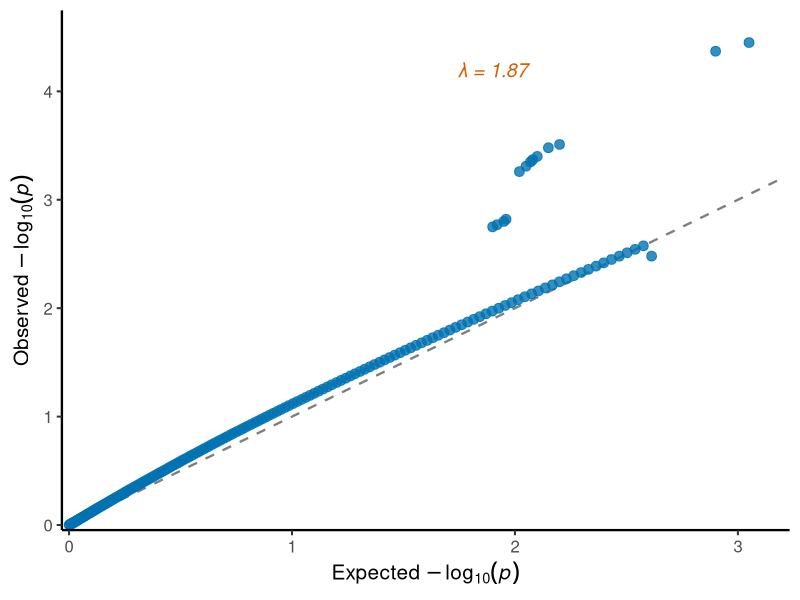

Reproduce this figure in R.
library(ggplot2)

df = read.csv("data_qq_plot.csv", stringsAsFactors = FALSE)
lambda_val = 1.87
ref_line = data.frame(x = c(0, 3.2), y = c(0, 3.2))

p = ggplot(df, aes(x = expected, y = observed)) +
  geom_line(data = ref_line, aes(x = x, y = y),
            linetype = "dashed", color = "grey50", linewidth = 0.8, inherit.aes = FALSE) +
  geom_point(color = "#0072B2", size = 3, alpha = 0.8) +
  annotate("text", x = 1.9, y = 4.2,
           label = paste0("\u03bb = ", lambda_val),
           color = "#D55E00", size = 5, fontface = "italic") +
  scale_x_continuous(breaks = 0:3, limits = c(0, 3.2), expand = c(0.01, 0)) +
  scale_y_continuous(breaks = 0:4, limits = c(0, 4.7), expand = c(0.01, 0)) +
  labs(
    x = expression("Expected" ~ -log[10](italic(p))),
    y = expression("Observed" ~ -log[10](italic(p)))
  ) +
  theme_classic(base_size = 15) +
  theme(axis.line = element_line(linewidth = 0.8))

ggsave("figs_qq_plot.png", p, width = 5, height = 4, dpi = 800, bg = "white")
